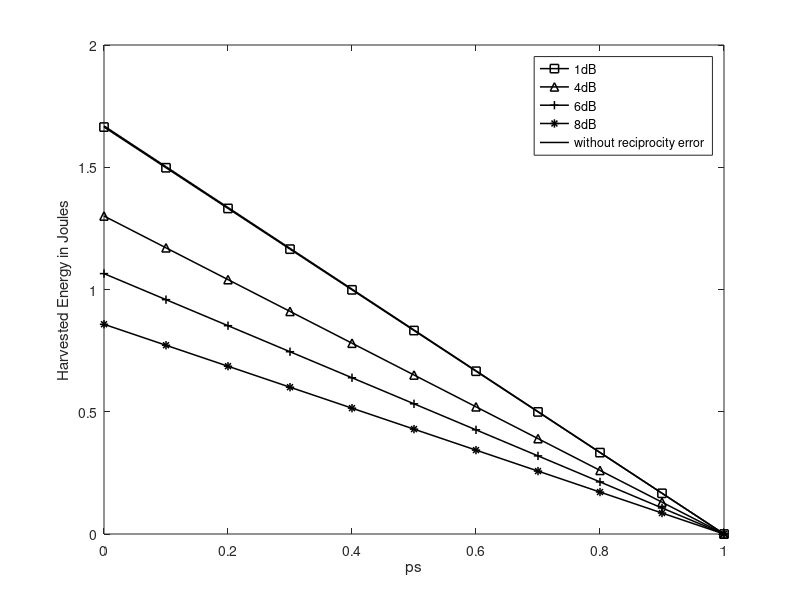

MATLAB code for this plot:
clc;
M=340
K=4
mrk={'-s','-^','-+','-*'}
for o=1:4
    if o==1
% 1db
a=0.8913;
b=1.1220;
    end
     if o==2
%4dB
a=0.6310;
b=1.5849;
     end
    if o==3
%6db
a=0.5012;
b=1.9953;
    end
     if o==4
%8db
a=0.3981;
b=2.5119;
    end     
pd = makedist('Normal','mu',0,'sigma',0.5)
t = truncate(pd,-pi/9,pi/9);
% legend({'Normal','Truncated'},'Location','NE')
r = random(t,M,1);

pd_ = makedist('Normal','mu',1,'sigma',0.5)
t_ = truncate(pd,a,b);
% legend({'Normal','Truncated'},'Location','NE')
r_ = random(t_,M,1);

hbti=transpose(r_.*exp(1j.*r));










%%noise generation


it=10000;
count = 0;
nn=0;
zkt=0;
zzgg=0;
zgg=0;
for i=1:it
y1=randn(M,K);
y2=1i*randn(M,K);

nk=(sqrt(1/2)*(y1+y2));
nit=[nk];
zg=(sqrt(1/2).*(rand(1,M)+1i*rand(1,M)));
zzg=[zg];
zkf=transpose(zzg);
zkt=zkt+zkf;
nn=nn+nit;
zgg=zgg+zg;
zzgg=zzgg+zzg;
end
n=nn/it;
zk=zkt/it;
z=zgg/it;
zz=zzgg/it;

thetak=.09;
S=sin(thetak);
ak=[];
for m=1:M-1
    P=-1j*(m-1)*(pi)*S;
    ak(m)=(exp(P));
    ak=[ak;ak(m)];
end




dkkk=.36; dk=.51;
hh=((dkkk.*ak)+(dk.*zk));
hk=diag(hh);
H=diag(hbti).*hk;
% disp(H);

%generating PILOT SEQUENCES
phi=eye([K,K]);
phik=phi(:,K);

P=0.05;
L=K;
vnoise=0.01;
hkhat=(dkkk.*ak)+((dk.^2)*sqrt(L*P)./((dk.^2).*L*P+vnoise)).*(((dk*sqrt(L*P)).*zk)+n*phik);
%disp(hkhat);
clear mean
expectationsquare=[sqrt(mean(hkhat.^2))];
%disp('values of wk are');
wk=[(hkhat/expectationsquare)];
%disp(wk);
% sk=1;
% pk=1;
% yk=hH*wk;
hH_=ctranspose(hk);
hH=ctranspose(H);
Ek=0;
m=1;
E=[];
E_=[];
% n = input(' Enter n: ');
n=1;
count = 0;
Qs=0;
Qs_=0;



E=[];
E_=[];
Qs=0;
Qs_=0;
% m=1;

    se=(wk);
    Ek=se+Ek;
    for ps=0:0.01:1
        delk=0.09*(1-ps)*0.05;

    Qk=delk.*((hH*Ek).^2);
    pe=(sum(abs(Qk)));
    E=[E;pe];
    Qk_=delk.*((hH_*Ek).^2);
    pe_=(sum(abs(Qk_)));
    E_=[E_;pe_];
%    m=m+1;
%     if m > M
% %         ps=ps-0.3;
% %         m=1;
% %         if ps<0
% %             break;
% %         end
%         break;
%     end
    end

    Qs=Qs+E;
    Qs_=Qs_+E_;




Qsk=Qs./n;

Qsk_=Qs_./n;


    

%  MT=[1:1:M];
ps=[0:0.01:1];

ptt=Qsk;
ptt_=Qsk_;
figure(1)

hold on;
%axis([150 300 0 inf])
cc=ptt;
plot( ps(1:10:101), cc(1:10:101),mrk{o},'LineWidth',1.1,'color','black')

ylabel('Harvested Energy in Joules')
xlabel('ps')
%title('ps VS Harvesrted Energy')

% title('Comparison of channel reciprocity error')
% disp('ptt');
% disp(ptt/M);
%disp(diff(Qsk));
end
c=ptt_;

plot( ps(1:10:101), c(1:10:101),'-','LineWidth',1.1,'color','black')
box on
legend('1dB ','4dB','6dB','8dB','without reciprocity error','Location','northeast')












